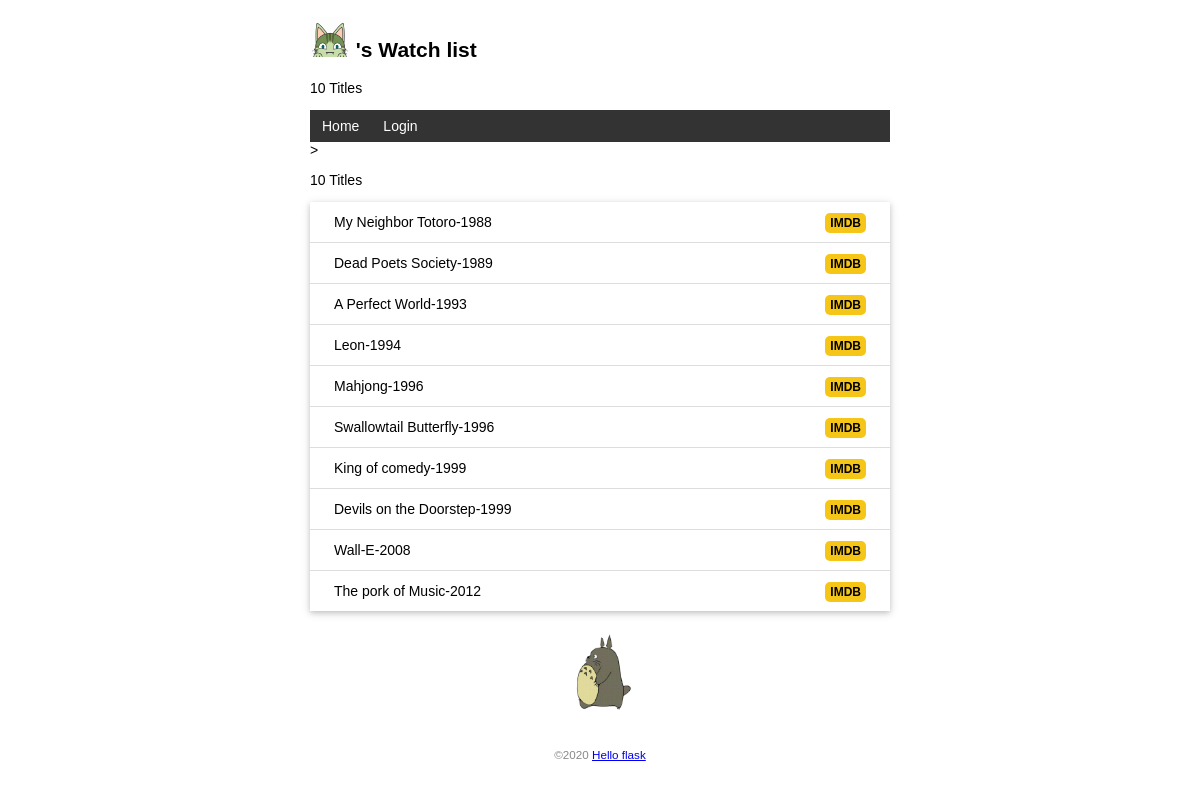
The app's page /db with its own data.
### app.py (models this page shows)
class Movie(db.Model):
	id = db.Column(db.Integer,primary_key = True)
	title =db.Column(db.String(60)) #电影标题
	year =db.Column(db.String(4)) # 电影年份

### app.py (the view)
@app.route('/db')
def process():
	user   = User.query.first() #读取用户记录
	movies = Movie.query.all() #读取所有电影记录
	return  render_template('index.html',user=user,movies=movies)

### app.py (called while the page is built)
@app.context_processor #模板上下文函数
def inject_user():
	user = User.query.first()
	return dict(user=user)

### templates/index.html (shortened to what this page needs)
{% extends 'base.html' %}
{% block content %}
<p> {{movies|length}} Titles </p>
    <ul class='movie-list'>
        {% for movie in movies %}
        <li>
            {{movie.title}}-{{movie.year}}
            <span class = 'float-right'>
                <a class='imdb'
                href = "https://www.imdb.com/find?q={{movie.title}}"
                target="_blank"
                title = "Find this movie on IMDb"> IMDB</a>
            </span>
        </li>
        {% endfor %}
    </ul>
    <img alt="Avatar" class='totoro' src="{{url_for('static',filename ='images/totoro.gif')}}" title = "to -to -ro">
{% endblock %}

### templates/base.html (shortened to what this page needs)
<!DOCTYPE html>
<html lang="en">
<head>
    {% block head %}
        <link rel="stylesheet" href="{{url_for('static',filename='style.css')}}" type='text/css'>
    {% endblock %}
</head>
<body>
    <h2>
         <img alt ="Avatar" class='avatar' src="{{ url_for('static',filename='images/avatar.png')}}" >
        {{name}}'s Watch list
    </h2>
    <p> {{movies|length}} Titles </p>
    <nav>
        <ul >
           <li><a href="{{ url_for('index') }}">Home</a></li>
           {% if current_user.is_authenticated %}
           <li><a href="{{ url_for('settings') }}">Settings</a></li>
           <li><a href="{{ url_for('logout') }}">Logout</a></li>
           {% else %}
           <li><a href="{{ url_for('login') }}">Login</a></li>
           {% endif %}
        </ul>
    </nav>>
    {% block content%}  {%endblock%}
     <footer>
        <small>
            &copy;2020
            <a href="http://helloflask.com/tutorial">  Hello flask </a>
        </small>
    </footer>
</body>
</html>

### static/style.css (style rules this page uses)
body { margin: auto; max-width: 580px; font-size: 14px; font-family: Helvetica, Arial, sans-serif; }
.avatar { width: 40px; }
nav ul { list-style-type: none; margin: 0; padding: 0; overflow: hidden; background-color: #333; }
nav li { float: left; }
nav li a { display: block; color: white; text-align: center; padding: 8px 12px; text-decoration: none; }
.movie-list { list-style-type: none; padding: 0; margin-bottom: 10px; box-shadow: 0 2px 5px 0 rgba(0, 0, 0, 0.16), 0 2px 10px 0 rgba(0, 0, 0, 0.12); }
.movie-list li { padding: 12px 24px; border-bottom: 1px solid #ddd; }
.movie-list li:last-child { border-bottom:none; }
.float-right { float: right; }
.imdb { font-size: 12px; font-weight: bold; color: black; text-decoration: none; background: #F5C518; border-radius: 5px; padding: 3px 5px; }
.totoro { display: block; margin: 0 auto; height: 100px; }
footer { color: #888; margin-top: 15px; text-align: center; padding: 10px; }
nav ul { list-style-type:none; margin: 0; padding: 0; overflow: hidden; background-color: #333; }
nav li { float:left; }
nav li a { display:block; color:white; text-align: center; padding: 8px 12px; text-decoration-color: coral; }

### records on screen
Movie: title "My Neighbor Totoro", year "1988"
Movie: title "Dead Poets Society", year "1989"
Movie: title "A Perfect World", year "1993"
Movie: title "Leon", year "1994"
Movie: title "Mahjong", year "1996"
Movie: title "Swallowtail Butterfly", year "1996"
Movie: title "King of comedy", year "1999"
Movie: title "Devils on the Doorstep", year "1999"
Movie: title "Wall-E", year "2008"
Movie: title "The pork of Music", year "2012"

### other values on screen
{{ movies|length }} "10"
